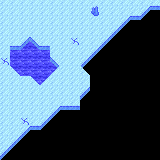

Tiled map render using the project's own tile images. Description and the whole map definition, tile-layer contents included, below:
An orthogonal 16x16 tile map with 10x10 px tiles, 3 tile layers (water, ice, decor).

<map version="1.10" tiledversion="1.10.1" orientation="orthogonal" renderorder="right-down" width="16" height="16" tilewidth="10" tileheight="10" infinite="0" nextlayerid="4" nextobjectid="1">
 <tileset firstgid="1" source="../../Tiles/thicket tiles.tsx" />
 <layer id="2" name="water" width="16" height="16">
  <data encoding="csv">
0,0,0,0,0,0,0,0,0,0,0,0,0,0,0,0,
0,0,0,0,0,0,0,0,0,0,0,0,0,0,0,0,
0,0,0,0,0,0,0,0,0,0,0,0,0,0,0,0,
0,0,36,36,0,0,0,0,0,0,0,0,0,0,0,0,
0,36,36,36,36,36,0,0,0,0,0,0,0,0,0,0,
0,36,36,36,36,36,0,0,0,0,0,0,0,0,0,0,
36,36,36,36,36,36,0,0,0,0,0,0,0,0,0,0,
0,36,36,36,36,36,0,0,0,0,0,0,0,0,0,0,
0,36,36,36,36,0,0,0,0,0,0,0,0,0,0,0,
0,0,0,36,0,0,0,0,0,0,0,0,0,0,0,0,
0,0,0,0,0,0,0,0,0,0,0,0,0,0,0,0,
0,0,0,0,0,0,0,0,0,0,0,0,0,0,0,0,
0,0,0,0,0,0,0,0,0,0,0,0,0,0,0,0,
0,0,0,0,0,0,0,0,0,0,0,0,0,0,0,0,
0,0,0,0,0,0,0,0,0,0,0,0,0,0,0,0,
0,0,0,0,0,0,0,0,0,0,0,0,0,0,0,0
</data>
 </layer>
 <layer id="1" name="ice" width="16" height="16">
  <data encoding="csv">
26,26,26,26,26,26,26,26,26,26,26,26,26,26,26,26,
26,26,26,26,26,26,26,26,26,26,26,26,26,26,24,37,
26,26,26,26,26,26,26,26,26,26,26,26,24,37,37,37,
26,26,26,26,26,26,26,26,26,26,26,24,37,37,37,37,
26,26,24,25,26,26,26,27,26,26,24,37,37,37,37,37,
26,37,37,37,37,26,26,26,26,24,37,37,37,37,37,37,
27,37,37,37,37,25,26,26,24,37,37,37,37,37,37,37,
26,22,37,37,37,23,26,26,22,37,37,37,37,37,37,37,
26,26,26,22,23,26,26,26,26,37,37,37,37,37,37,37,
26,26,26,26,26,26,26,26,24,37,37,37,37,37,37,37,
26,26,26,26,26,26,26,26,37,37,37,37,37,37,37,37,
26,26,26,26,26,24,37,37,37,37,37,37,37,37,37,37,
26,26,27,26,24,37,37,37,37,37,37,37,37,37,37,37,
26,26,24,37,37,37,37,37,37,37,37,37,37,37,37,37,
26,24,37,37,37,37,37,37,37,37,37,37,37,37,37,37,
24,37,37,37,37,37,37,37,37,37,37,37,37,37,37,37
</data>
 </layer>
 <layer id="3" name="decor" width="16" height="16">
  <data encoding="csv">
0,0,0,0,0,0,0,0,0,0,0,0,0,0,0,0,
0,0,0,0,0,0,0,0,0,33,0,0,0,0,0,0,
0,0,0,0,0,0,0,0,0,0,0,0,0,0,0,0,
0,0,0,0,0,0,0,0,0,0,0,0,0,0,0,0,
0,0,0,0,0,0,0,0,0,0,0,0,0,0,0,0,
0,0,0,0,0,0,0,0,0,0,0,0,0,0,0,0,
0,0,0,0,0,0,0,0,0,0,0,0,0,0,0,0,
0,0,0,0,0,0,0,0,0,0,0,0,0,0,0,0,
0,0,0,0,0,0,0,0,0,0,0,0,0,0,0,0,
0,0,0,0,0,0,0,0,0,0,0,0,0,0,0,0,
0,0,0,0,0,0,0,0,0,0,0,0,0,0,0,0,
0,0,0,0,0,0,0,0,0,0,0,0,0,0,0,0,
0,0,0,0,0,0,0,0,0,0,0,0,0,0,0,0,
0,0,0,0,0,0,0,0,0,0,0,0,0,0,0,0,
0,0,0,0,0,0,0,0,0,0,0,0,0,0,0,0,
0,0,0,0,0,0,0,0,0,0,0,0,0,0,0,0
</data>
 </layer>
</map>
